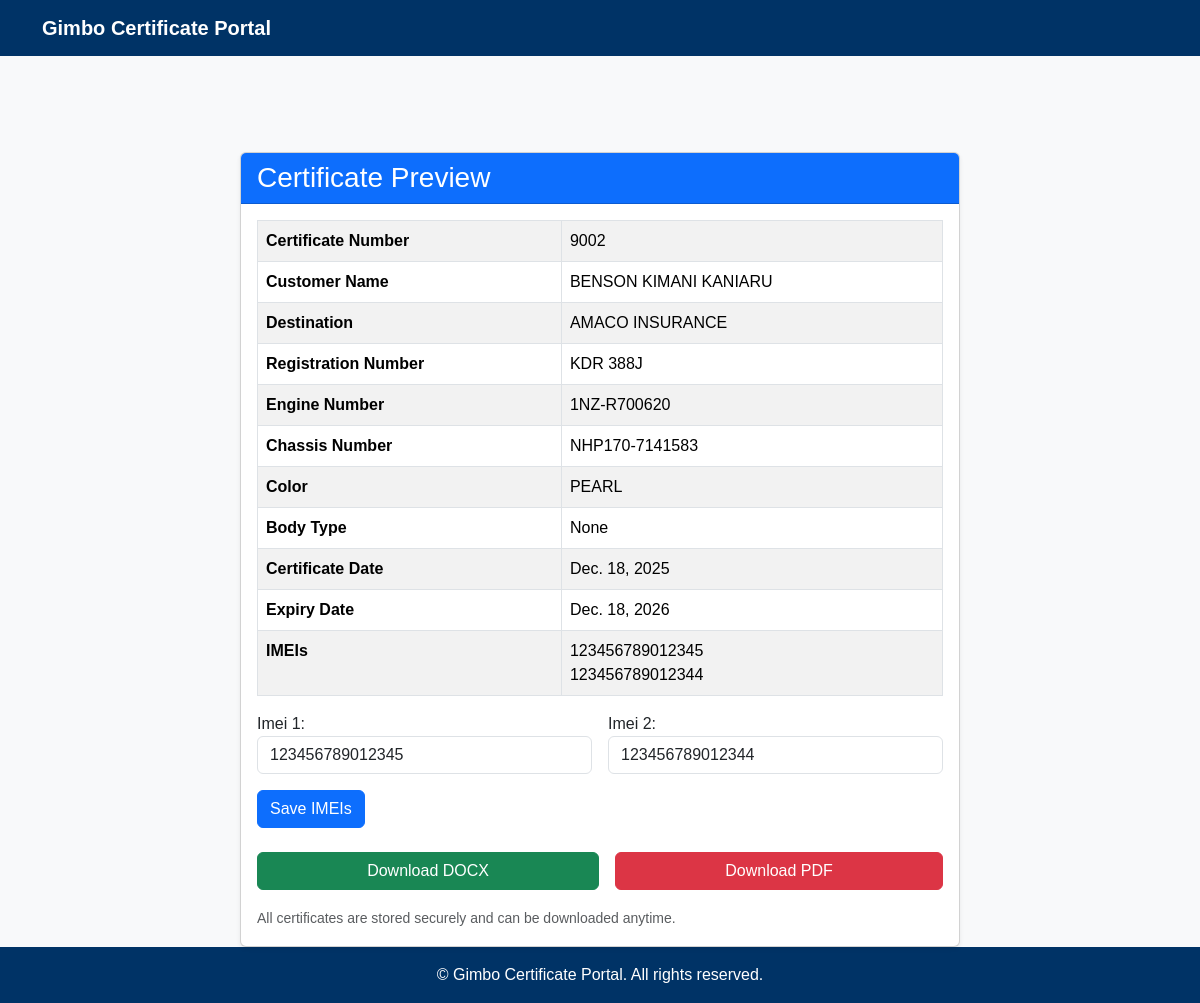
Screenshot of /certificates/preview/54/ with the database file from the repository.
### certificates/models.py (models this page shows, shortened)
class GeneratedCertificate(models.Model):
    uploaded_pdf = models.ForeignKey(
        'UploadedPDF',
        on_delete=models.SET_NULL,
        null=True,
        blank=True,
        related_name='certificates'
    )
    template_used = models.ForeignKey(
        'CertificateTemplate',
        on_delete=models.SET_NULL,
        null=True,
        blank=True,
        related_name='generated_certificates'
    )
    docx_file = models.FileField(upload_to=generated_doc_path, null=True, blank=True)
    pdf_file = models.FileField(upload_to=generated_doc_path, null=True, blank=True)
    created_at = models.DateTimeField(auto_now_add=True)
    certificate_date = models.DateField(default=timezone.now)
    certificate_number = models.PositiveIntegerField(null=True, blank=True, editable=False)
    issue_date = models.DateField(default=timezone.now)
    destination = models.CharField(max_length=255, blank=True, null=True)
    customer_name = models.CharField(max_length=255, blank=True, null=True)
    reg_no = models.CharField(max_length=50, blank=True, null=True)
    engine_no = models.CharField(max_length=100, blank=True, null=True)
    chassis_no = models.CharField(max_length=100, blank=True, null=True)
    color = models.CharField(max_length=50, blank=True, null=True)
    body_type = models.CharField(max_length=100, blank=True, null=True)
    insurance_value = models.CharField(max_length=50, blank=True, null=True)
    expiry_date = models.DateField(default=date.today() + timedelta(days=365))
    imei_1 = models.CharField(
        max_length=15,
        blank=True,
        null=True,
        help_text="Tracker IMEI number 1 (max 15 chars)"
    )
    imei_2 = models.CharField(
        max_length=15,
        blank=True,
        null=True,
        help_text="Tracker IMEI number 2 (max 15 chars)"
    )

### certificates/views/upload.py (the view)
# urls.py: path('preview/<int:pk>/', upload.preview_view, name='preview'),
def preview_view(request, pk):
    gen = get_object_or_404(GeneratedCertificate, pk=pk)
    if request.method == "POST":
        form = ImeiUpdateForm(request.POST, instance=gen)
        if form.is_valid():
            form.save()
            regenerate_certificate_with_imei(gen)
            messages.success(request, "IMEIs updated and certificate regenerated!")
            return redirect('certificates:preview', pk=gen.pk)
    else:
        form = ImeiUpdateForm(instance=gen)
    return render(request, 'preview.html', {'gen': gen, 'form': form})

### certificates/forms.py (shortened to what this page needs)
class ImeiUpdateForm(forms.ModelForm):
    class Meta:
        model = GeneratedCertificate
        fields = ['imei_1', 'imei_2']
        widgets = {
            'imei_1': forms.TextInput(attrs={'maxlength': 15, 'class': 'form-control'}),
            'imei_2': forms.TextInput(attrs={'maxlength': 15, 'class': 'form-control'}),
        }

### certificates/templates/preview.html (shortened to what this page needs)
{% extends "base.html" %}
{% block content %}
<div class="container mt-5">
    <div class="row justify-content-center">
        <div class="col-lg-8 col-md-10 col-sm-12">
            <div class="card shadow-sm">
                <div class="card-header bg-primary text-white">
                    <h3 class="mb-0">Certificate Preview</h3>
                </div>
                <div class="card-body">
                    <table class="table table-bordered table-striped">
                        <tbody>
                            <tr>
                                <th scope="row">Certificate Number</th>
                                <td>{{ gen.certificate_number }}</td>
                            </tr>
                            <tr>
                                <th scope="row">Customer Name</th>
                                <td>{{ gen.customer_name }}</td>
                            </tr>
                            <tr>
                                <th scope="row">Destination</th>
                                <td>{{ gen.destination }}</td>
                            </tr>
                            <tr>
                                <th scope="row">Registration Number</th>
                                <td>{{ gen.reg_no }}</td>
                            </tr>
                            <tr>
                                <th scope="row">Engine Number</th>
                                <td>{{ gen.engine_no }}</td>
                            </tr>
                            <tr>
                                <th scope="row">Chassis Number</th>
                                <td>{{ gen.chassis_no }}</td>
                            </tr>
                            <tr>
                                <th scope="row">Color</th>
                                <td>{{ gen.color }}</td>
                            </tr>
                            <tr>
                                <th scope="row">Body Type</th>
                                <td>{{ gen.body_type }}</td>
                            </tr>
                            <tr>
                                <th scope="row">Certificate Date</th>
                                <td>{{ gen.certificate_date }}</td>
                            </tr>
                            {% if gen.expiry_date %}
                            <tr>
                                <th scope="row">Expiry Date</th>
                                <td>{{ gen.expiry_date }}</td>
                            </tr>
                            {% endif %}
                            <tr>
                                <th scope="row">IMEIs</th>
                                <td>
                                    {{ gen.imei_1 }}<br>
                                    {{ gen.imei_2 }}
                                </td>
                            </tr>
                        </tbody>
                    </table>
                    <form method="post" class="mb-3">
                        <div class="row g-3">
                            <div class="col-md-6">
                                {{ form.imei_1.label_tag }}
                                {{ form.imei_1 }}
                            </div>
                            <div class="col-md-6">
                                {{ form.imei_2.label_tag }}
                                {{ form.imei_2 }}
                            </div>
                        </div>
                        <button type="submit" class="btn btn-primary mt-3">Save IMEIs</button>
                    </form>
                    <div class="d-flex gap-3 mt-4">
                        {% if gen.docx_file %}
                        <a href="{% url 'certificates:download' gen.pk 'docx' %}" class="btn btn-success flex-fill">
                            Download DOCX
                        </a>
                        {% endif %}
                        {% if gen.pdf_file %}
                        <a href="{% url 'certificates:download' gen.pk 'pdf' %}" class="btn btn-danger flex-fill">
                            Download PDF
                        </a>
                        {% endif %}
                    </div>
                    <div class="mt-3">
                        <small class="text-muted">All certificates are stored securely and can be downloaded anytime.</small>
                    </div>
                </div>
            </div>
        </div>
    </div>
</div>
{% endblock %}

### certificates/static/css/gimbo.css (style rules this page uses)
body { background-color: #f8f9fa; font-family: "Poppins", sans-serif; }

### rows the page displays
GeneratedCertificate: certificate_number "9002", customer_name "BENSON KIMANI KANIARU", destination "AMACO INSURANCE", reg_no "KDR 388J", engine_no "1NZ-R700620", chassis_no "NHP170-7141583", color "PEARL", body_type "None", certificate_date "Dec. 18, 2025", expiry_date "Dec. 18, 2026", imei_1 "123456789012345", imei_2 "123456789012344"
